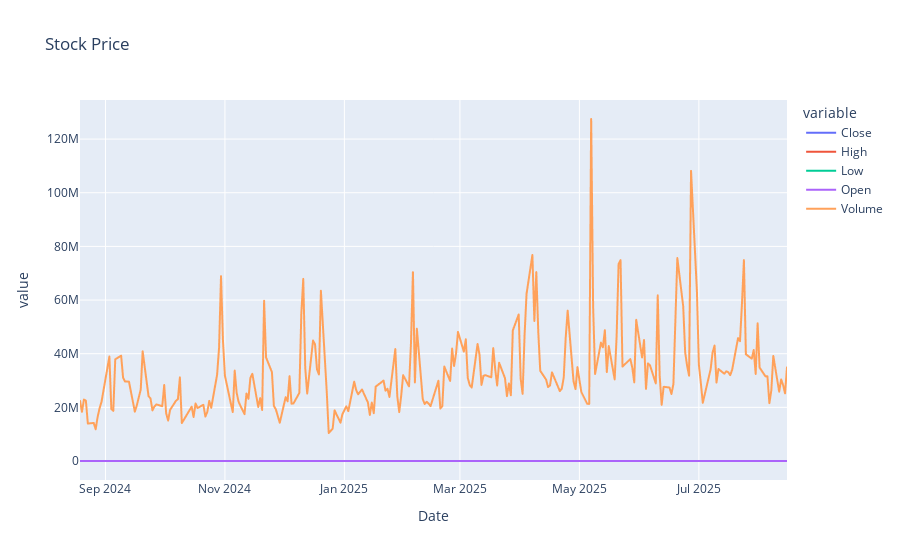

Notebook cell for this chart:
### Code cell
# make a plot on plotly
# fig = px.line(df, x='Date', y=df.columns, title='Stock Price')
# fig.show()

df.columns = ['_'.join(col).strip() if isinstance(col, tuple) else col for col in df.columns]
df = df.rename(columns={'Date_': 'Date', 
                        'Open_GOOGL': 'Open', 
                        'High_GOOGL': 'High', 
                        'Low_GOOGL': 'Low', 
                        'Close_GOOGL': 'Close', 
                        # 'Adj Close': 'Adj_Close_GOOGL', 
                        'Volume_GOOGL': 'Volume'})

print(df.head())
fig = px.line(df, x='Date', y=df.columns, title='Stock Price')
fig.show()

### Figure 1 — Plotly figure (JSON) as saved in the notebook; plotly's stock layout.template omitted (floating-point values rounded to 4 significant figures; data arrays with more than 128 entries replaced by an {"elided": "..."} marker saying what was removed)
{"data": [{"hovertemplate": "variable=Close<br>Date=%{x}<br>value=%{y}<extra></extra>", "legendgroup": "Close", "line": {"color": "#636efa", "dash": "solid"}, "marker": {"symbol": "circle"}, "mode": "lines", "name": "Close", "showlegend": true, "type": "scattergl", "x": {"elided": "249 str values"}, "xaxis": "x", "y": {"elided": "249 float values"}, "yaxis": "y"}, {"hovertemplate": "variable=High<br>Date=%{x}<br>value=%{y}<extra></extra>", "legendgroup": "High", "line": {"color": "#EF553B", "dash": "solid"}, "marker": {"symbol": "circle"}, "mode": "lines", "name": "High", "showlegend": true, "type": "scattergl", "x": {"elided": "249 str values"}, "xaxis": "x", "y": {"elided": "249 float values"}, "yaxis": "y"}, {"hovertemplate": "variable=Low<br>Date=%{x}<br>value=%{y}<extra></extra>", "legendgroup": "Low", "line": {"color": "#00cc96", "dash": "solid"}, "marker": {"symbol": "circle"}, "mode": "lines", "name": "Low", "showlegend": true, "type": "scattergl", "x": {"elided": "249 str values"}, "xaxis": "x", "y": {"elided": "249 float values"}, "yaxis": "y"}, {"hovertemplate": "variable=Open<br>Date=%{x}<br>value=%{y}<extra></extra>", "legendgroup": "Open", "line": {"color": "#ab63fa", "dash": "solid"}, "marker": {"symbol": "circle"}, "mode": "lines", "name": "Open", "showlegend": true, "type": "scattergl", "x": {"elided": "249 str values"}, "xaxis": "x", "y": {"elided": "249 float values"}, "yaxis": "y"}, {"hovertemplate": "variable=Volume<br>Date=%{x}<br>value=%{y}<extra></extra>", "legendgroup": "Volume", "line": {"color": "#FFA15A", "dash": "solid"}, "marker": {"symbol": "circle"}, "mode": "lines", "name": "Volume", "showlegend": true, "type": "scattergl", "x": {"elided": "249 str values"}, "xaxis": "x", "y": {"elided": "249 float values"}, "yaxis": "y"}], "layout": {"legend": {"title": {"text": "variable"}, "tracegroupgap": 0}, "title": {"text": "Stock Price"}, "xaxis": {"anchor": "y", "domain": [0, 1], "title": {"text": "Date"}}, "yaxis": {"anchor": "x", "domain": [0, 1], "title": {"text": "value"}}}}
